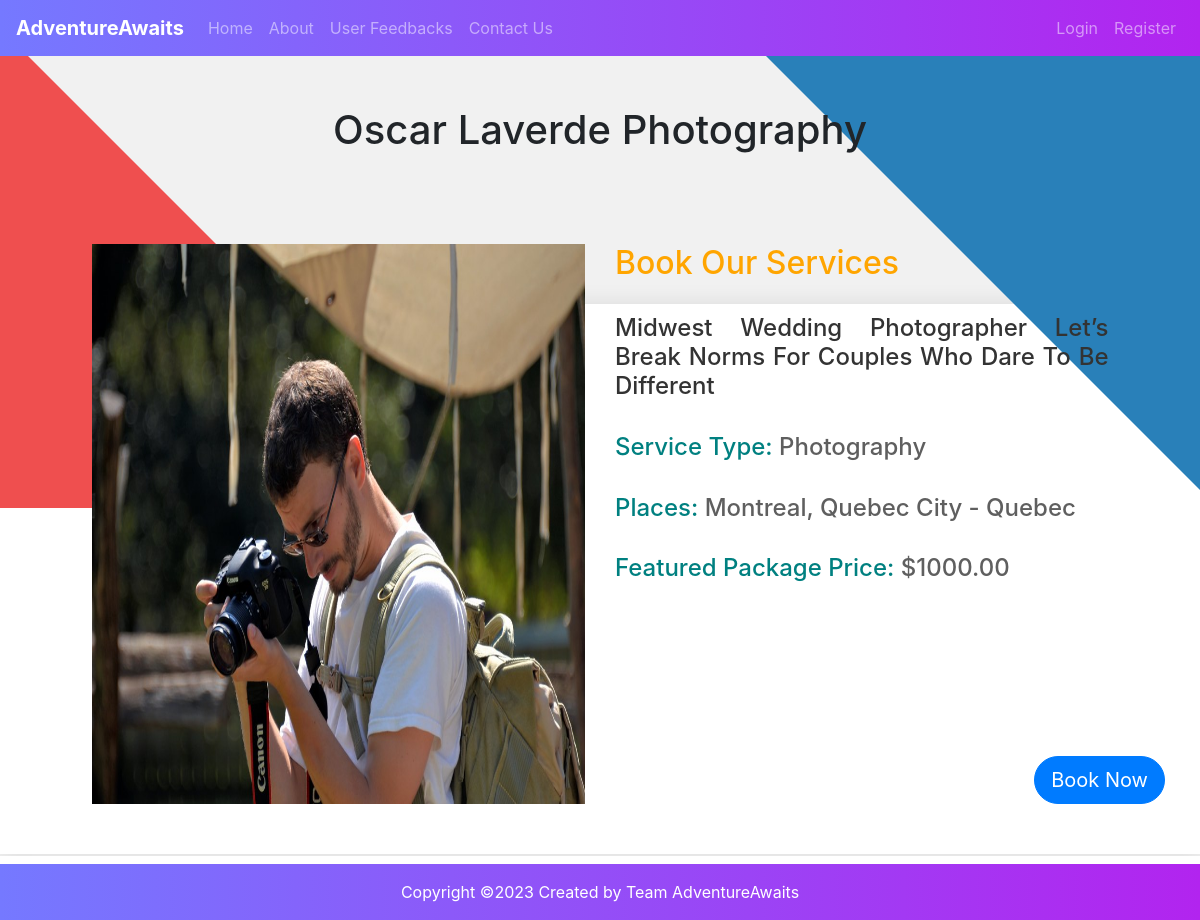
/service/4824d0a9-bc77-40c9-9fe4-306b55d774b0/, run on the app's committed database.
### bookingApp/models.py (models this page shows, shortened)
class Service(models.Model):
    SERVICE_TYPE_CHOICES = (
        ('photo', 'Photography'),
        ('video', 'Videography'),
        ('decor', 'Decoration'),
        ('catering', 'Catering'),
        ('music', 'Music DJ'),
        ('makeup', 'Makeup'),
        ('wedding_planner', 'Wedding Planner'),
        ('resort', 'Resort')
    )
    id = models.UUIDField(primary_key=True, default=uuid.uuid4, editable=False)
    title = models.CharField(max_length=122)
    service_type = models.CharField(max_length=20, choices=SERVICE_TYPE_CHOICES)
    header = models.CharField(max_length=122)
    desc = models.TextField()
    created_at = models.DateTimeField(auto_now_add=True)
    city = models.CharField(max_length=255, default='', blank=True)
    state = models.CharField(max_length=255, default='')
    featured_package_price = models.DecimalField(max_digits=10, decimal_places=2, default=0.0)
    organizer = models.CharField(max_length=122, default='')
    image = models.ImageField(upload_to='service_images/', blank=True, null=True)

### bookingApp/views.py (the view)
def service_detail(request, service_id):
    service = get_object_or_404(Service, id=service_id)
    return render(request, 'service_detail.html', {'service': service})

### templates/service_detail.html (shortened to what this page needs)
{% extends 'base.html' %}
{% block content %}
<body>
    <div class="body-container">
        <div class="text-center" >
        <h1>{{ service.title  }}</h1>
        </div>
      <div class="wrapper" >
      <div class="blue-tri"></div>
      <div class="row" style="margin-top: -10%;">
      <div class = "col-md-6" style="padding-left: 5%;">
          <div class="carousel-inner">
              <img src="{{ service.image.url }}" class="img-fluid" style="width:50vw;height:70vh;" >
          </div>
      </div>
     <div class="col-md-6" style="padding-right: 5%;">
    <h2 style="color: #FFA500;">Book Our Services</h2><br>
    <h4 style="text-align: justify; color: #333333;">{{ service.desc }}</h4><br>
         <h4><span style="color: #008080;">Service Type:</span> {{ service.header }}</h4><br>
         <h4><span style="color: #008080;">Places:</span> {{ service.city }} - {{ service.state }}</h4><br>
         <h4><span style="color: #008080;">Featured Package Price:</span> ${{ service.featured_package_price }}</h4><br><br>
     <div class="button-container">
         <button type="submit" class="btn btn-primary btn-lg rounded-pill">
         <a href="{% url 'book_service' service.id %}">Book Now</a>
         </button>
         </div>
     </div>
      </div>
      </div>
</div>
</body>
{% endblock %}

### templates/service_detail.html (style rules this page uses)
.body-container { background-color: #f1f1f1; padding-top: 50px; height: 100vh; overflow: hidden; }
.text-center { text-align: center; position: relative; z-index: 2; }
.wrapper { background-color: #fff; box-shadow: 0px 0px 20px rgba(0, 0, 0, 0.1); padding: 50px; position: relative; z-index: 1; margin-top: 150px; }
.carousel-inner { height: 70vh; }
h2 { color: #5f5f5f; font-size: 36px; margin-bottom: 30px; }
h4 { color: #5f5f5f; font-size: 18px; line-height: 30px; text-align: justify; }
.button-container { text-align: center; position: absolute; bottom: 0; right: 0; }
.btn-primary { background-color: #ef4f4f; border: none; padding: 0px 50px; font-size: 24px; color: #fff; transition: all 0.3s ease; border-radius: 50px; width:100%; }
.btn-primary a, .btn-primary:hover a { color: #fff; }
.red-tri, .blue-tri, .yellow-tri, .pink-tri { position: absolute; width: 0; height: 0; }
.blue-tri { border-left: 40vw solid transparent; border-right: 40vw solid transparent; border-top: 60vh solid #2980b9; right: -40vw; top: -32vh; overflow: hidden; }

### data on the page
Service: title "Oscar Laverde Photography", image (picture), desc "Midwest Wedding Photographer Let’s Break Norms For Couples Who Dare To Be Different", header "Photography", city "Montreal, Quebec City", state "Quebec", featured_package_price "1000.00"
